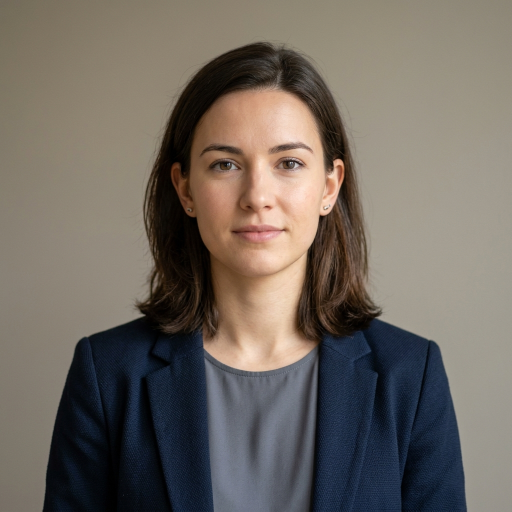
#> input picture sample_portrait.jpg, 1024 x 1024 px (shown at 1/2 size)
$ python 02_image_basics.py
#> lines starting #> are read from the running program, lines starting #| are printed output that depends on the picture
import cv2

# 讀取原始圖片
img = cv2.imread("sample_portrait.jpg")
#> img is the input picture: shape (1024, 1024, 3); mean B, G, R 97, 104.9, 112.5

if img is None:
    print("找不到圖片！")
else:
    # 1. 影像屬性
    # shape 傳回 (高, 寬, 通道數)
    h, w, c = img.shape
#> h = 1024; w = 1024; c = 3
    print(f"圖片大小: {w}x{h}, 通道數: {c}")
#| 圖片大小: 1024x1024, 通道數: 3

    # 2. 轉為灰階 (Grayscale)
    # 許多影像處理演算法在灰階下執行更快、更準確
    img_gray = cv2.cvtColor(img, cv2.COLOR_BGR2GRAY)
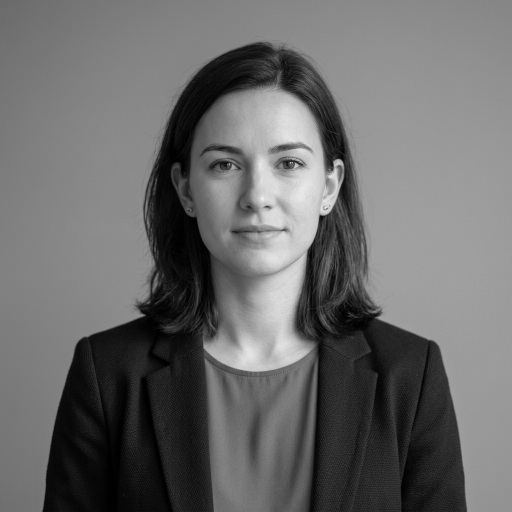
#> img_gray: shape (1024, 1024) (shown at 1/2 size); min 0, max 246, mean 106.2

    # 3. 調整大小 (Resize)
    # 指定新的寬度與高度
    img_resized = cv2.resize(img, (400, 300))
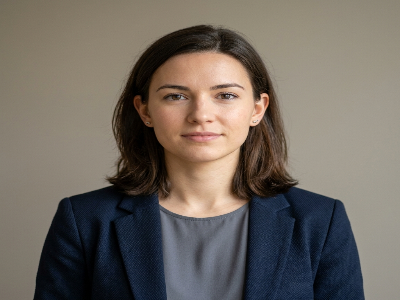
#> img_resized: shape (300, 400, 3); mean B, G, R 96.9, 104.7, 112.3

    # 4. 裁剪 (Crop)
    # 利用 Numpy 的切片功能：[y開始:y結束, x開始:x結束]
    # 例如擷取中間的一部分
    img_cropped = img[50:250, 100:300]
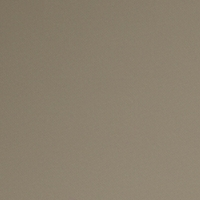
#> img_cropped: shape (200, 200, 3); mean B, G, R 110.2, 128.2, 138.9

    # 顯示所有結果
    cv2.imshow("Original", img)
    cv2.imshow("Gray", img_gray)
    cv2.imshow("Resized", img_resized)
    cv2.imshow("Cropped", img_cropped)

    print("按下任意鍵關閉...")
    cv2.waitKey(0)
    cv2.destroyAllWindows()

$ run again, with cat.jpg copied over sample_portrait.jpg
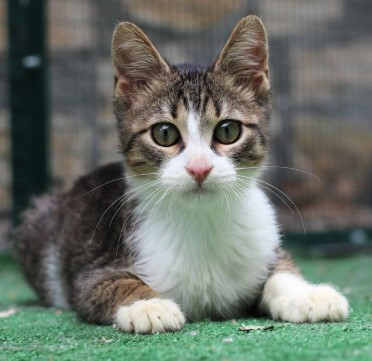
#> input picture cat.jpg, 372 x 361 px
#> img is the input picture: shape (361, 372, 3); mean B, G, R 104.1, 113, 105.3
#| 圖片大小: 372x361, 通道數: 3
#> `img_resized = cv2.resize(img, (400, 300))`:
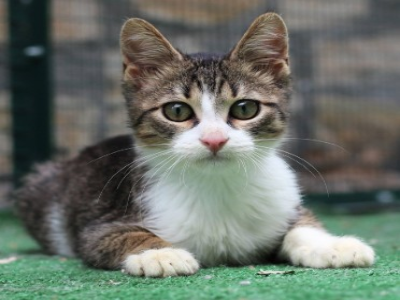
#> img_resized: shape (300, 400, 3); mean B, G, R 103.9, 112.9, 105.2
#> `img_cropped = img[50:250, 100:300]`:
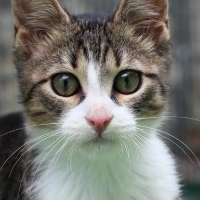
#> img_cropped: shape (200, 200, 3); mean B, G, R 111.4, 117.3, 118.6

$ run again, with aerial_view.png saved as sample_portrait.jpg
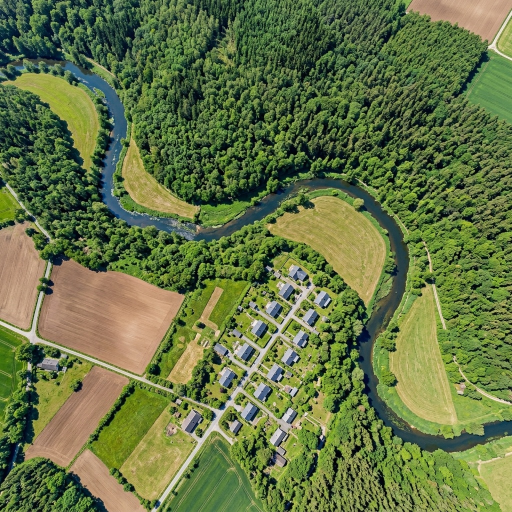
#> input picture aerial_view.png, 1024 x 1024 px (shown at 1/2 size)
#> img is the input picture: shape (1024, 1024, 3); mean B, G, R 68.9, 116.7, 101.8
#| 圖片大小: 1024x1024, 通道數: 3
#> `img_resized = cv2.resize(img, (400, 300))`:
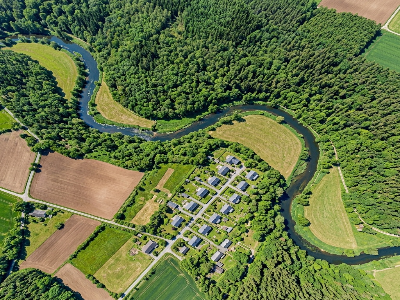
#> img_resized: shape (300, 400, 3); mean B, G, R 68.8, 116.5, 101.7
#> `img_cropped = img[50:250, 100:300]`:
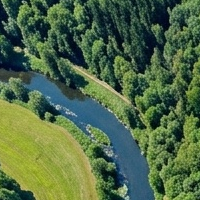
#> img_cropped: shape (200, 200, 3); mean B, G, R 70.4, 106, 80.5
